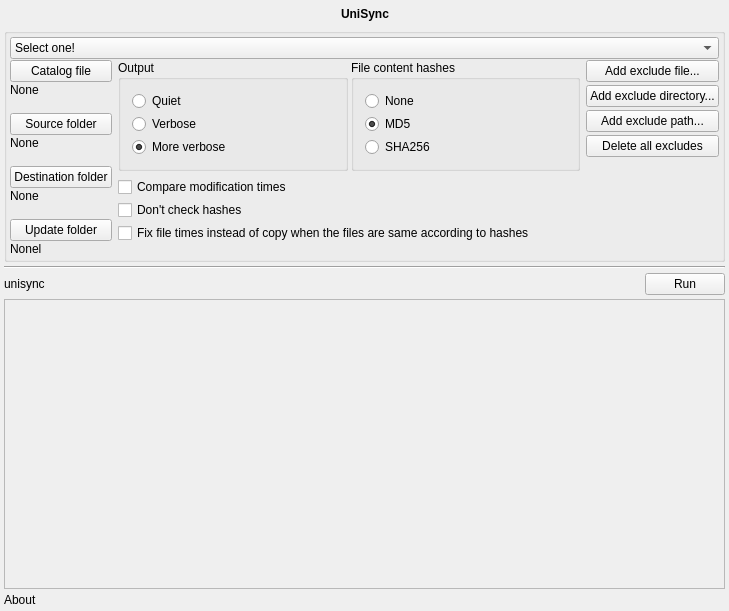
<?xml version="1.0" encoding="UTF-8"?>
<ui version="4.0">
 <class>UniSyncWindow</class>
 <widget class="QWidget" name="UniSyncWindow">
  <property name="geometry">
   <rect>
    <x>0</x>
    <y>0</y>
    <width>729</width>
    <height>611</height>
   </rect>
  </property>
  <property name="windowTitle">
   <string>UniSync</string>
  </property>
  <property name="windowIcon">
   <iconset resource="unisync.qrc">
    <normaloff>:/icon.png</normaloff>:/icon.png</iconset>
  </property>
  <layout class="QVBoxLayout" name="verticalLayout_8" stretch="0,0,0,0,1,0">
   <property name="spacing">
    <number>4</number>
   </property>
   <property name="margin">
    <number>4</number>
   </property>
   <item>
    <layout class="QHBoxLayout" name="horizontalLayout">
     <property name="spacing">
      <number>3</number>
     </property>
     <item>
      <spacer name="horizontalSpacer">
       <property name="orientation">
        <enum>Qt::Horizontal</enum>
       </property>
       <property name="sizeHint" stdset="0">
        <size>
         <width>40</width>
         <height>20</height>
        </size>
       </property>
      </spacer>
     </item>
     <item>
      <widget class="QLabel" name="label">
       <property name="font">
        <font>
         <weight>75</weight>
         <italic>false</italic>
         <bold>true</bold>
        </font>
       </property>
       <property name="text">
        <string>UniSync</string>
       </property>
      </widget>
     </item>
     <item>
      <spacer name="horizontalSpacer_2">
       <property name="orientation">
        <enum>Qt::Horizontal</enum>
       </property>
       <property name="sizeHint" stdset="0">
        <size>
         <width>40</width>
         <height>20</height>
        </size>
       </property>
      </spacer>
     </item>
    </layout>
   </item>
   <item>
    <widget class="QGroupBox" name="paramBox">
     <property name="title">
      <string/>
     </property>
     <layout class="QVBoxLayout" name="verticalLayout_9">
      <property name="spacing">
       <number>1</number>
      </property>
      <property name="margin">
       <number>3</number>
      </property>
      <item>
       <widget class="QComboBox" name="cFunc">
        <item>
         <property name="text">
          <string>Select one!</string>
         </property>
        </item>
        <item>
         <property name="text">
          <string>CREATE - Generate a catalog file from a directory</string>
         </property>
        </item>
        <item>
         <property name="text">
          <string>DIFF - Compares two directories and print the differences</string>
         </property>
        </item>
        <item>
         <property name="text">
          <string>CATDIFF - Compares a directory to a catalog file and print the differences</string>
         </property>
        </item>
        <item>
         <property name="text">
          <string>SYNC - Syncronize a directory to a directory</string>
         </property>
        </item>
        <item>
         <property name="text">
          <string>MAKEUPDATE - Create an update package to sync offline directories</string>
         </property>
        </item>
        <item>
         <property name="text">
          <string>MAKESYNCUPDATE - Create an update package to sync online directories</string>
         </property>
        </item>
        <item>
         <property name="text">
          <string>APPLYUPDATE - Apply update package to sync directories</string>
         </property>
        </item>
       </widget>
      </item>
      <item>
       <layout class="QHBoxLayout" name="horizontalLayout_5">
        <item>
         <layout class="QVBoxLayout" name="verticalLayout">
          <property name="spacing">
           <number>1</number>
          </property>
          <item>
           <widget class="QPushButton" name="pCatalog">
            <property name="text">
             <string>Catalog file</string>
            </property>
           </widget>
          </item>
          <item>
           <widget class="QLabel" name="lCatalog">
            <property name="text">
             <string>None</string>
            </property>
           </widget>
          </item>
          <item>
           <spacer name="verticalSpacer_4">
            <property name="orientation">
             <enum>Qt::Vertical</enum>
            </property>
            <property name="sizeHint" stdset="0">
             <size>
              <width>20</width>
              <height>3</height>
             </size>
            </property>
           </spacer>
          </item>
          <item>
           <widget class="QPushButton" name="pSource">
            <property name="text">
             <string>Source folder</string>
            </property>
           </widget>
          </item>
          <item>
           <widget class="QLabel" name="lSource">
            <property name="text">
             <string>None</string>
            </property>
           </widget>
          </item>
          <item>
           <spacer name="verticalSpacer_3">
            <property name="orientation">
             <enum>Qt::Vertical</enum>
            </property>
            <property name="sizeHint" stdset="0">
             <size>
              <width>20</width>
              <height>3</height>
             </size>
            </property>
           </spacer>
          </item>
          <item>
           <widget class="QPushButton" name="pDestination">
            <property name="text">
             <string>Destination folder</string>
            </property>
           </widget>
          </item>
          <item>
           <widget class="QLabel" name="lDestination">
            <property name="text">
             <string>None</string>
            </property>
           </widget>
          </item>
          <item>
           <spacer name="verticalSpacer_2">
            <property name="orientation">
             <enum>Qt::Vertical</enum>
            </property>
            <property name="sizeHint" stdset="0">
             <size>
              <width>20</width>
              <height>3</height>
             </size>
            </property>
           </spacer>
          </item>
          <item>
           <widget class="QPushButton" name="pUpdate">
            <property name="text">
             <string>Update folder</string>
            </property>
           </widget>
          </item>
          <item>
           <widget class="QLabel" name="lUpdate">
            <property name="text">
             <string>Nonel</string>
            </property>
           </widget>
          </item>
         </layout>
        </item>
        <item>
         <layout class="QVBoxLayout" name="verticalLayout_6">
          <item>
           <layout class="QHBoxLayout" name="horizontalLayout_3">
            <property name="spacing">
             <number>3</number>
            </property>
            <item>
             <widget class="QGroupBox" name="groupBox">
              <property name="title">
               <string>Output</string>
              </property>
              <layout class="QVBoxLayout" name="verticalLayout_2">
               <property name="spacing">
                <number>3</number>
               </property>
               <item>
                <widget class="QRadioButton" name="rVerb0">
                 <property name="text">
                  <string>Quiet</string>
                 </property>
                 <property name="autoExclusive">
                  <bool>true</bool>
                 </property>
                </widget>
               </item>
               <item>
                <widget class="QRadioButton" name="rVerb1">
                 <property name="text">
                  <string>Verbose</string>
                 </property>
                 <property name="autoExclusive">
                  <bool>true</bool>
                 </property>
                </widget>
               </item>
               <item>
                <widget class="QRadioButton" name="rVerb2">
                 <property name="text">
                  <string>More verbose</string>
                 </property>
                 <property name="checked">
                  <bool>true</bool>
                 </property>
                 <property name="autoExclusive">
                  <bool>true</bool>
                 </property>
                </widget>
               </item>
              </layout>
             </widget>
            </item>
            <item>
             <widget class="QGroupBox" name="groupBox_2">
              <property name="title">
               <string>File content hashes</string>
              </property>
              <layout class="QVBoxLayout" name="verticalLayout_3">
               <property name="spacing">
                <number>3</number>
               </property>
               <item>
                <widget class="QRadioButton" name="rHashNo">
                 <property name="text">
                  <string>None</string>
                 </property>
                </widget>
               </item>
               <item>
                <widget class="QRadioButton" name="rHashMd5">
                 <property name="text">
                  <string>MD5</string>
                 </property>
                 <property name="checked">
                  <bool>true</bool>
                 </property>
                </widget>
               </item>
               <item>
                <widget class="QRadioButton" name="rHashSha2">
                 <property name="text">
                  <string>SHA256</string>
                 </property>
                </widget>
               </item>
              </layout>
             </widget>
            </item>
           </layout>
          </item>
          <item>
           <layout class="QHBoxLayout" name="horizontalLayout_4">
            <item>
             <layout class="QVBoxLayout" name="verticalLayout_5">
              <item>
               <layout class="QVBoxLayout" name="verticalLayout_7">
                <property name="spacing">
                 <number>3</number>
                </property>
                <item>
                 <widget class="QCheckBox" name="cModTimes">
                  <property name="text">
                   <string>Compare modification times</string>
                  </property>
                 </widget>
                </item>
                <item>
                 <widget class="QCheckBox" name="cDontHash">
                  <property name="text">
                   <string>Don't check hashes </string>
                  </property>
                 </widget>
                </item>
                <item>
                 <widget class="QCheckBox" name="cFixtime">
                  <property name="text">
                   <string>Fix file times instead of copy when the files are same according to hashes</string>
                  </property>
                 </widget>
                </item>
               </layout>
              </item>
              <item>
               <spacer name="verticalSpacer_5">
                <property name="orientation">
                 <enum>Qt::Vertical</enum>
                </property>
                <property name="sizeHint" stdset="0">
                 <size>
                  <width>20</width>
                  <height>13</height>
                 </size>
                </property>
               </spacer>
              </item>
             </layout>
            </item>
            <item>
             <spacer name="horizontalSpacer_4">
              <property name="orientation">
               <enum>Qt::Horizontal</enum>
              </property>
              <property name="sizeHint" stdset="0">
               <size>
                <width>10</width>
                <height>20</height>
               </size>
              </property>
             </spacer>
            </item>
           </layout>
          </item>
         </layout>
        </item>
        <item>
         <layout class="QVBoxLayout" name="verticalLayout_4">
          <property name="spacing">
           <number>3</number>
          </property>
          <item>
           <widget class="QPushButton" name="pExclFile">
            <property name="text">
             <string>Add exclude file...</string>
            </property>
           </widget>
          </item>
          <item>
           <widget class="QPushButton" name="pExclDir">
            <property name="text">
             <string>Add exclude directory...</string>
            </property>
           </widget>
          </item>
          <item>
           <widget class="QPushButton" name="pExclPath">
            <property name="text">
             <string>Add exclude path...</string>
            </property>
           </widget>
          </item>
          <item>
           <widget class="QPushButton" name="pDelEx">
            <property name="text">
             <string>Delete all excludes</string>
            </property>
           </widget>
          </item>
          <item>
           <spacer name="verticalSpacer">
            <property name="orientation">
             <enum>Qt::Vertical</enum>
            </property>
            <property name="sizeHint" stdset="0">
             <size>
              <width>20</width>
              <height>13</height>
             </size>
            </property>
           </spacer>
          </item>
         </layout>
        </item>
       </layout>
      </item>
     </layout>
    </widget>
   </item>
   <item>
    <widget class="Line" name="line">
     <property name="orientation">
      <enum>Qt::Horizontal</enum>
     </property>
    </widget>
   </item>
   <item>
    <layout class="QHBoxLayout" name="horizontalLayout_2">
     <item>
      <widget class="QLabel" name="labelCmdLine">
       <property name="text">
        <string>unisync</string>
       </property>
       <property name="textInteractionFlags">
        <set>Qt::TextSelectableByKeyboard|Qt::TextSelectableByMouse</set>
       </property>
      </widget>
     </item>
     <item>
      <spacer name="horizontalSpacer_3">
       <property name="orientation">
        <enum>Qt::Horizontal</enum>
       </property>
       <property name="sizeHint" stdset="0">
        <size>
         <width>40</width>
         <height>20</height>
        </size>
       </property>
      </spacer>
     </item>
     <item>
      <widget class="QPushButton" name="buttonRun">
       <property name="text">
        <string>Run</string>
       </property>
      </widget>
     </item>
    </layout>
   </item>
   <item>
    <widget class="QFrame" name="workFrame">
     <property name="frameShape">
      <enum>QFrame::StyledPanel</enum>
     </property>
     <property name="frameShadow">
      <enum>QFrame::Raised</enum>
     </property>
    </widget>
   </item>
   <item>
    <widget class="QLabel" name="labelAbout">
     <property name="text">
      <string>About</string>
     </property>
    </widget>
   </item>
  </layout>
 </widget>
 <layoutdefault spacing="6" margin="11"/>
 <resources>
  <include location="unisync.qrc"/>
 </resources>
 <connections/>
</ui>
